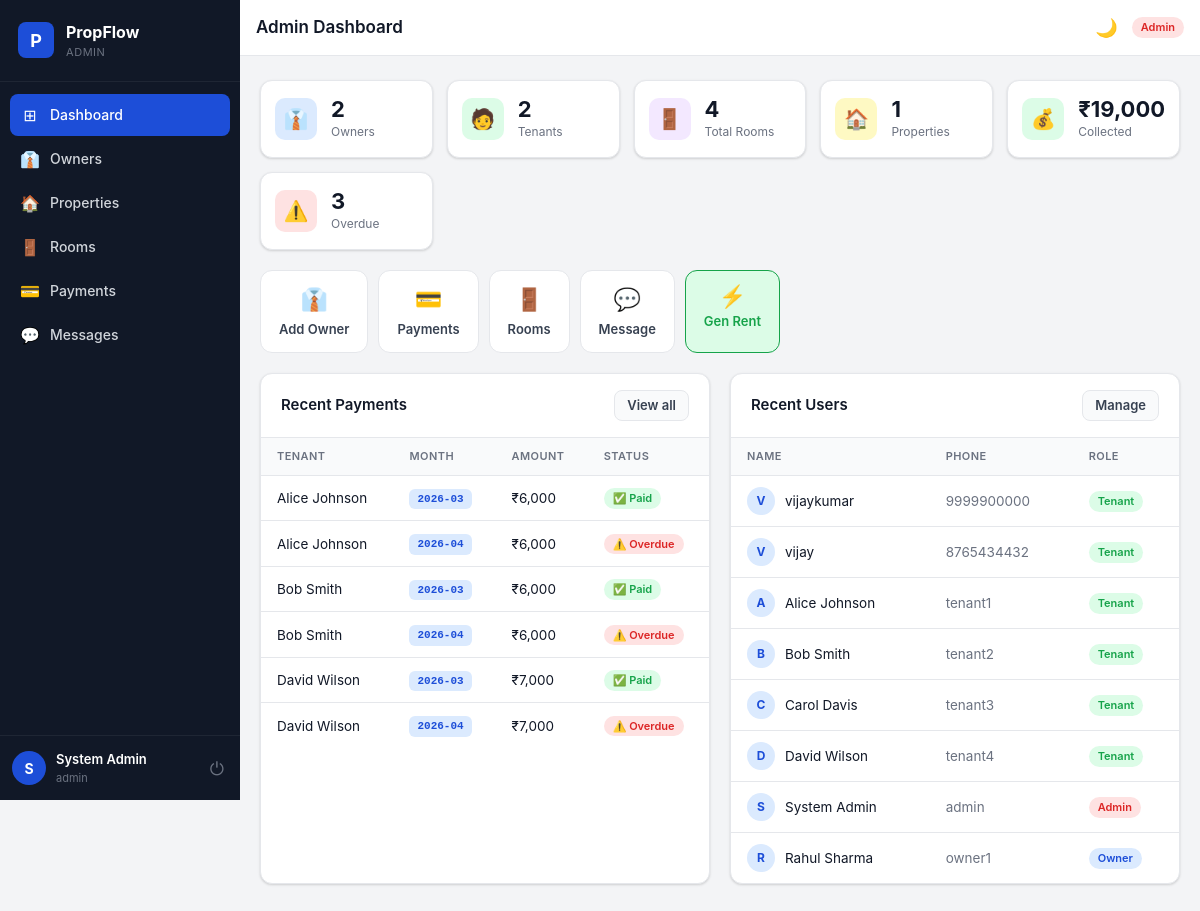
The page /admin/dashboard (signed in) on the database its author committed.
### models.py (models this page shows, shortened)
class User(UserMixin, db.Model):
    __tablename__ = "users"
    id            = db.Column(db.Integer, primary_key=True)
    phone         = db.Column(db.String(30),  unique=True, nullable=False)
    full_name     = db.Column(db.String(150), nullable=False)
    password_hash = db.Column(db.String(255), nullable=False)
    role          = db.Column(db.String(10),  nullable=False, default="tenant")  # admin|owner|tenant
    is_active     = db.Column(db.Boolean, default=True,  nullable=False)
    owner_id      = db.Column(db.Integer,
                               db.ForeignKey("users.id", ondelete="SET NULL"),
                               nullable=True)
    created_at    = db.Column(db.DateTime, default=now_utc, nullable=False)
    updated_at    = db.Column(db.DateTime, default=now_utc, onupdate=now_utc, nullable=False)
    owned_tenants     = db.relationship(
        "User", foreign_keys=[owner_id],
        backref=db.backref("owner_user", remote_side=[id]),
        lazy="dynamic"
    )
    properties        = db.relationship("Property",       back_populates="owner",
                                        foreign_keys="Property.owner_id",    lazy="dynamic")
    tenancies         = db.relationship("PropertyTenant", back_populates="tenant",
                                        foreign_keys="PropertyTenant.tenant_id", lazy="dynamic")
    payments          = db.relationship("Payment",        back_populates="tenant",
                                        foreign_keys="Payment.tenant_id",    lazy="dynamic")
    notifications     = db.relationship("Notification",   back_populates="user",   lazy="dynamic")
    sent_messages     = db.relationship("Message", back_populates="sender",
                                        foreign_keys="Message.sender_id",    lazy="dynamic")
    received_messages = db.relationship("Message", back_populates="receiver",
                                        foreign_keys="Message.receiver_id",  lazy="dynamic")
    room_assignments  = db.relationship("RoomTenant", back_populates="tenant",
                                        foreign_keys="RoomTenant.tenant_id", lazy="dynamic")
    __table_args__ = (
        Index("ix_users_phone", "phone"),
        Index("ix_users_role",  "role"),
        Index("ix_users_owner_role", "owner_id", "role"),
    )

class Payment(db.Model):
    __tablename__ = "payments"
    id             = db.Column(db.Integer, primary_key=True)
    tenant_id      = db.Column(db.Integer,
                                db.ForeignKey("users.id", ondelete="CASCADE"),
                                nullable=False)
    property_id    = db.Column(db.Integer,
                                db.ForeignKey("properties.id", ondelete="CASCADE"),
                                nullable=False)
    rent_month     = db.Column(db.String(7), nullable=True, index=True)
    amount         = db.Column(db.Numeric(10, 2), nullable=False)
    payment_type   = db.Column(db.String(30), default="rent")
    status         = db.Column(db.String(20), default="pending", nullable=False)
    due_date       = db.Column(db.DateTime, nullable=True)
    paid_at        = db.Column(db.DateTime, nullable=True)
    transaction_id = db.Column(db.String(100), unique=True, nullable=True)
    payment_method = db.Column(db.String(50),  nullable=True)
    description    = db.Column(db.Text, nullable=True)
    notes          = db.Column(db.Text, nullable=True)
    created_at     = db.Column(db.DateTime, default=now_utc)
    updated_at     = db.Column(db.DateTime, default=now_utc, onupdate=now_utc)
    tenant   = db.relationship("User",     back_populates="payments",  foreign_keys=[tenant_id])
    property = db.relationship("Property", back_populates="payments",  foreign_keys=[property_id])
    __table_args__ = (
        UniqueConstraint("tenant_id", "property_id", "rent_month",
                         name="uq_payment_tenant_property_month"),
        Index("ix_payments_tenant_status",  "tenant_id", "status"),
        Index("ix_payments_property_month", "property_id", "rent_month"),
        Index("ix_payments_status",         "status"),
        Index("ix_payments_due_date",       "due_date"),
    )

### routes/admin.py (the view)
@admin_bp.route("/dashboard")
@login_required
@role_required("admin")
def dashboard():
    mark_overdue_payments()
    stats = {
        "total_users":      User.query.filter_by(is_active=True).count(),
        "total_owners":     User.query.filter_by(role="owner",  is_active=True).count(),
        "total_tenants":    User.query.filter_by(role="tenant", is_active=True).count(),
        "total_properties": Property.query.filter_by(is_deleted=False).count(),
        "total_rooms":      Room.query.filter_by(is_active=True).count(),
        "total_payments":   Payment.query.count(),
        "revenue": float(db.session.query(
            db.func.coalesce(db.func.sum(Payment.amount), 0)
        ).filter_by(status="completed").scalar() or 0),
        "pending_payments": Payment.query.filter_by(status="pending").count(),
        "overdue_payments": Payment.query.filter_by(status="overdue").count(),
        "occupied_rooms":   sum(1 for r in Room.query.filter_by(is_active=True).all()
                                if hasattr(r, "get_occupancy") and (r.get_occupancy() or 0) > 0),
    }
    recent_payments = Payment.query.order_by(Payment.created_at.desc()).limit(10).all()
    recent_users    = User.query.order_by(User.created_at.desc()).limit(8).all()
    return render_template("admin/dashboard.html",
                           stats=stats,
                           recent_payments=recent_payments,
                           recent_users=recent_users)

### models.py (called while the page is built)
def now_utc():
    return datetime.now(timezone.utc).replace(tzinfo=None)

    def get_occupancy(self):
        return self.room_tenants.filter_by().count()

### routes/__init__.py (called while the page is built)
def role_required(*roles):
    def decorator(f):
        @wraps(f)
        def decorated(*args, **kwargs):
            if not current_user.is_authenticated:
                if request.path.startswith("/api/") or request.is_json:
                    return jsonify({"error": "Login required"}), 401
                return redirect(url_for("auth.login"))
            if current_user.role not in roles:
                if request.path.startswith("/api/") or request.is_json:
                    return jsonify({"error": "Access denied"}), 403
                abort(403)
            return f(*args, **kwargs)
        return decorated
    return decorator

### services/__init__.py (called while the page is built)
def _get_payment_svc():
    global _payment_svc
    if _payment_svc is None:
        _payment_svc = PaymentService()
    return _payment_svc

def mark_overdue_payments():
    return _get_payment_svc().mark_overdue()

### services/base.py (called while the page is built)
    def safe_commit(self, context: str = "") -> None:
        try:
            db.session.commit()
        except Exception as exc:
            db.session.rollback()
            self.log.error(
                f"DB commit failed: {context}",
                extra={"exception": str(exc), "exc_type": type(exc).__name__},
            )
            raise ServiceError(
                f"Database error while {context or 'saving changes'}. Please retry.",
                original=str(exc),
            ) from exc

### services/payment.py (called while the page is built)
    def mark_overdue(self) -> int:
        now = now_utc()
        count = (
            Payment.query
            .filter(Payment.status == "pending", Payment.due_date < now)
            .update({"status": "overdue"}, synchronize_session="fetch")
        )
        self.safe_commit("mark_overdue_payments")
        if count:
            self.log.info("Payments marked overdue", extra={"count": count})
        return count

### templates/admin/dashboard.html (shortened to what this page needs)
{% extends "base.html" %}
{% block page_title %}Admin Dashboard{% endblock %}
{% block content %}
<div class="stats-grid">
  <div class="stat-card"><div class="stat-icon" style="background:var(--c-blue-bg);color:var(--c-blue)">👔</div><div class="stat-body"><div class="stat-value">{{ stats.total_owners }}</div><div class="stat-label">Owners</div></div></div>
  <div class="stat-card"><div class="stat-icon" style="background:var(--c-green-bg);color:var(--c-green)">🧑</div><div class="stat-body"><div class="stat-value">{{ stats.total_tenants }}</div><div class="stat-label">Tenants</div></div></div>
  <div class="stat-card"><div class="stat-icon" style="background:var(--c-purple-bg);color:var(--c-purple)">🚪</div><div class="stat-body"><div class="stat-value">{{ stats.total_rooms }}</div><div class="stat-label">Total Rooms</div></div></div>
  <div class="stat-card"><div class="stat-icon" style="background:var(--c-yellow-bg);color:var(--c-yellow)">🏠</div><div class="stat-body"><div class="stat-value">{{ stats.total_properties }}</div><div class="stat-label">Properties</div></div></div>
  <div class="stat-card"><div class="stat-icon" style="background:var(--c-green-bg);color:var(--c-green)">💰</div><div class="stat-body"><div class="stat-value">₹{{ "{:,.0f}".format(stats.revenue) }}</div><div class="stat-label">Collected</div></div></div>
  <div class="stat-card"><div class="stat-icon" style="background:var(--c-red-bg);color:var(--c-red)">⚠️</div><div class="stat-body"><div class="stat-value">{{ stats.overdue_payments }}</div><div class="stat-label">Overdue</div></div></div>
</div>
<div class="quick-actions">
  <a href="{{ url_for('admin.users') }}"    class="qa-btn"><span>👔</span>Add Owner</a>
  <a href="{{ url_for('admin.payments') }}" class="qa-btn"><span>💳</span>Payments</a>
  <a href="{{ url_for('rooms.index') }}"    class="qa-btn"><span>🚪</span>Rooms</a>
  <a href="{{ url_for('chat.index') }}"     class="qa-btn"><span>💬</span>Message</a>
  <button onclick="openModal('genRentModal')" class="qa-btn qa-btn-accent"><span>⚡</span>Gen Rent</button>
</div>
<div class="two-col">
  <div class="card">
    <div class="card-header">
      <h2>Recent Payments</h2>
      <a href="{{ url_for('admin.payments') }}" class="btn btn-ghost btn-sm">View all</a>
    </div>
    <div class="table-wrap">
      <table class="table">
        <thead><tr><th>Tenant</th><th>Month</th><th>Amount</th><th>Status</th></tr></thead>
        <tbody>
          {% for p in recent_payments %}
          <tr>
            <td>{{ p.tenant.full_name if p.tenant else '—' }}</td>
            <td><span class="month-tag">{{ p.rent_month or '—' }}</span></td>
            <td>₹{{ "{:,.0f}".format(p.amount) }}</td>
            <td>
              {% if p.status == 'completed' %}<span class="badge badge-completed">✅ Paid</span>
              {% elif p.status == 'overdue' %}<span class="badge badge-overdue">⚠️ Overdue</span>
              {% else %}<span class="badge badge-pending">⏳ {{ p.status }}</span>{% endif %}
            </td>
          </tr>
          {% else %}
          <tr><td colspan="4" class="text-center text-muted py-32">No payments</td></tr>
          {% endfor %}
        </tbody>
      </table>
    </div>
  </div>
  <div class="card">
    <div class="card-header">
      <h2>Recent Users</h2>
      <a href="{{ url_for('admin.users') }}" class="btn btn-ghost btn-sm">Manage</a>
    </div>
    <div class="table-wrap">
      <table class="table">
        <thead><tr><th>Name</th><th>Phone</th><th>Role</th></tr></thead>
        <tbody>
          {% for u in recent_users %}
          <tr>
            <td><div class="user-cell"><div class="avatar avatar-sm">{{ u.full_name[0].upper() }}</div>{{ u.full_name }}</div></td>
            <td class="text-muted">{{ u.phone }}</td>
            <td><span class="role-badge role-{{ u.role }}">{{ u.role }}</span></td>
          </tr>
          {% else %}
          <tr><td colspan="3" class="text-center text-muted">No users</td></tr>
          {% endfor %}
        </tbody>
      </table>
    </div>
  </div>
</div>
{% endblock %}

### templates/base.html (shortened to what this page needs)
<!DOCTYPE html>
<html lang="en" data-theme="light">
<head>
  <link rel="stylesheet" href="{{ url_for('static', filename='css/style.css') }}"/>
</head>
<body>
<aside class="sidebar" id="sidebar">
  <div class="sidebar-logo">
    <div class="logo-icon">P</div>
    <div>
      <div class="logo-name">PropFlow</div>
      <div class="logo-role">{{ current_user.role | capitalize }}</div>
    </div>
  </div>
  <nav class="sidebar-nav">
    {% if current_user.role == 'admin' %}
      <a href="{{ url_for('admin.dashboard') }}"  class="nav-item {% if request.endpoint == 'admin.dashboard'   %}active{% endif %}"><span class="nav-icon">⊞</span>Dashboard</a>
      <a href="{{ url_for('admin.users') }}"      class="nav-item {% if request.endpoint == 'admin.users'      %}active{% endif %}"><span class="nav-icon">👔</span>Owners</a>
      <a href="{{ url_for('admin.properties') }}" class="nav-item {% if request.endpoint == 'admin.properties' %}active{% endif %}"><span class="nav-icon">🏠</span>Properties</a>
      <a href="{{ url_for('rooms.index') }}"      class="nav-item {% if 'rooms' in request.endpoint            %}active{% endif %}"><span class="nav-icon">🚪</span>Rooms</a>
      <a href="{{ url_for('admin.payments') }}"   class="nav-item {% if request.endpoint == 'admin.payments'   %}active{% endif %}"><span class="nav-icon">💳</span>Payments</a>
      <a href="{{ url_for('chat.index') }}"       class="nav-item {% if 'chat' in request.endpoint             %}active{% endif %}">
        <span class="nav-icon">💬</span>Messages
      </a>
    {% endif %}
  </nav>
  <div class="sidebar-footer">
    <div class="user-info">
      <div class="user-avatar">{{ current_user.full_name[0].upper() }}</div>
      <div>
        <div class="user-name">{{ current_user.full_name }}</div>
        <div class="user-phone">{{ current_user.phone }}</div>
      </div>
    </div>
    <a href="{{ url_for('auth.logout') }}" class="logout-btn" title="Logout">⏻</a>
  </div>
</aside>
<div class="main-wrap">
  <header class="topbar">
    <h1 class="page-title">{% block page_title %}{% endblock %}</h1>
    <div class="topbar-right">
      <button class="icon-btn" id="darkToggle" onclick="toggleDark()" title="Dark mode" aria-label="Toggle dark mode">🌙</button>
      <span class="role-badge role-{{ current_user.role }}">{{ current_user.role }}</span>
    </div>
  </header>
  <main class="page-content">
    {% block content %}{% endblock %}
  </main>
</div>
</body>
</html>

### rows shown on the page
User: role "ADMIN", full_name "S", full_name "System Admin", phone "admin", role "Admin"
Payment: tenant "Alice Johnson", rent_month "2026-03", amount "6,000", status "✅ Paid"
Payment: tenant "Alice Johnson", rent_month "2026-04", amount "6,000", status "⚠️ Overdue"
Payment: tenant "Bob Smith", rent_month "2026-03", amount "6,000", status "✅ Paid"
Payment: tenant "Bob Smith", rent_month "2026-04", amount "6,000", status "⚠️ Overdue"
Payment: tenant "David Wilson", rent_month "2026-03", amount "7,000", status "✅ Paid"
Payment: tenant "David Wilson", rent_month "2026-04", amount "7,000", status "⚠️ Overdue"
User: full_name "V", full_name "vijaykumar", phone "9999900000", role "Tenant"
User: full_name "V", full_name "vijay", phone "8765434432", role "Tenant"
User: full_name "A", full_name "Alice Johnson", phone "tenant1", role "Tenant"
User: full_name "B", full_name "Bob Smith", phone "tenant2", role "Tenant"
User: full_name "C", full_name "Carol Davis", phone "tenant3", role "Tenant"
User: full_name "D", full_name "David Wilson", phone "tenant4", role "Tenant"
User: full_name "R", full_name "Rahul Sharma", phone "owner1", role "Owner"

### other values the page prints
{{ stats.total_owners }} "2"
{{ stats.total_tenants }} "2"
{{ stats.total_rooms }} "4"
{{ stats.total_properties }} "1"
{{ "{:,.0f}".format(stats.revenue) }} "19,000"
{{ stats.overdue_payments }} "3"
